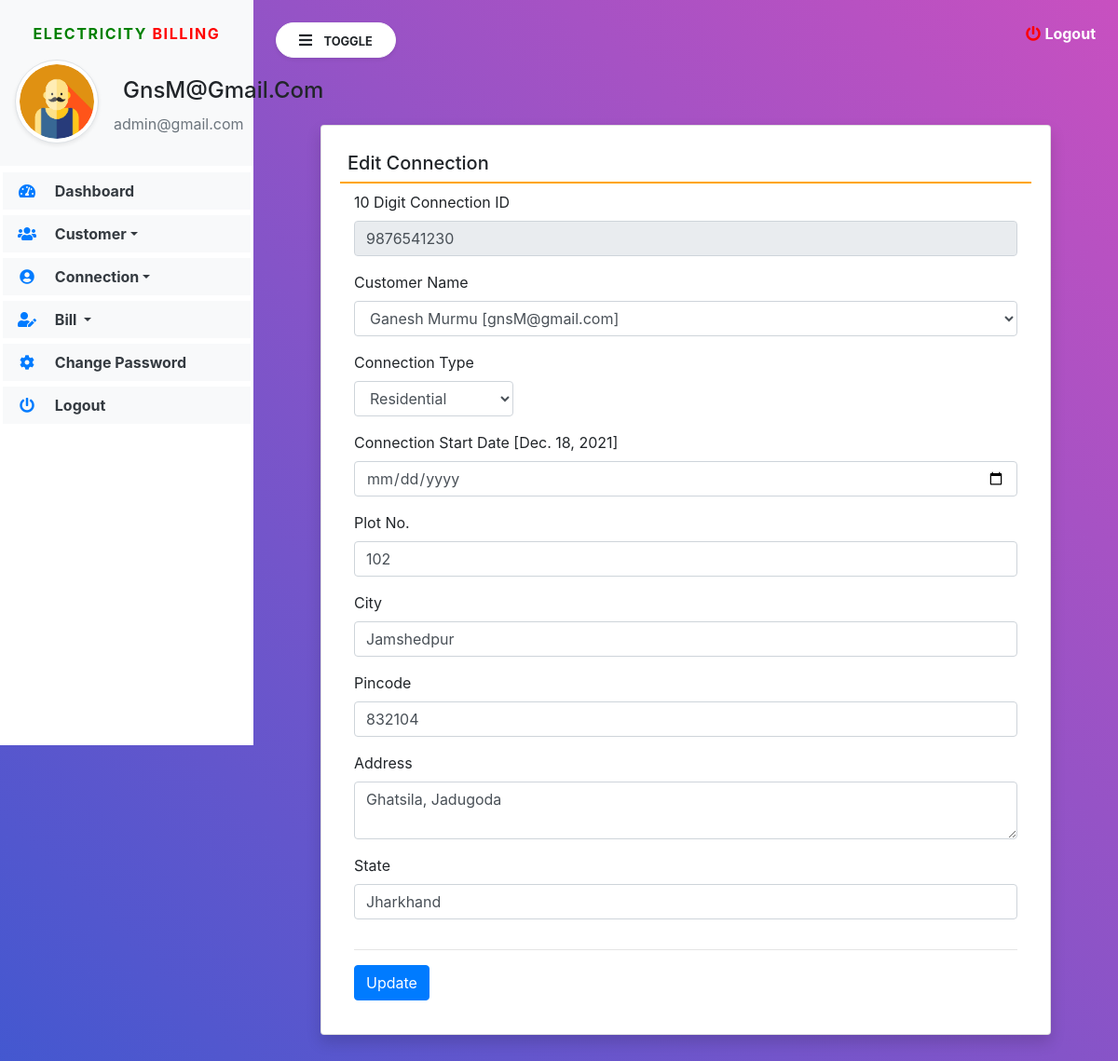
The app's page /edit_Connection/1 (signed in) with its own data.
### electricity/models.py (models this page shows, shortened)
class Connection(models.Model):
    customer = models.ForeignKey(Customer,on_delete=models.CASCADE)
    connectionid = models.CharField(max_length=10, null=True)
    connectiontype = models.CharField(max_length=100, null=True)
    connectionstartdate = models.DateField(null=True)
    occupation = models.CharField(max_length=100, null=True)
    connectionload = models.CharField(max_length=100, null=True)
    plotno = models.CharField(max_length=50, null=True)
    city = models.CharField(max_length=100, null=True)
    pincode = models.CharField(max_length=10, null=True)
    address = models.CharField(max_length=200, null=True)
    state = models.CharField(max_length=100, null=True)
    description = models.CharField(max_length=250, null=True)

class Customer(models.Model):
    user = models.ForeignKey(User,on_delete=models.CASCADE)
    contact = models.CharField(max_length=15, null=True)
    address = models.CharField(max_length=200, null=True)
    city = models.CharField(max_length=100,null=True)
    state = models.CharField(max_length=100, null=True)
    regdate = models.DateTimeField(auto_now_add=True)

### electricity/views.py (the view, shortened to what this page needs)
# urls.py: path('edit_Connection/<int:pid>', edit_Connection, name='edit_Connection'),
def edit_Connection(request,pid):
    if not request.user.is_authenticated:
        return redirect('admin_login')
    customer = Customer.objects.all()
    connection = Connection.objects.get(id=pid)
    error = False
    d = {'connection': connection, 'customer': customer, 'error': error}
    return  render(request, 'edit_Connection.html', locals())

### electricity/templates/edit_Connection.html (shortened to what this page needs)
{% extends 'navbar1.html' %}
{% load static %}
{% block body1 %}
<div class="card shadow m-5">
    <div class="card-body">
      <h5 class="p-2" style="border-bottom: 2px solid orange">Edit Connection</h5>
      <div class="container-fluid">
        <form method="post">
          <div class="form-row">
            <div class="col-sm-12">
              <div class="form-group">
                <label>10 Digit Connection ID</label>
                <input type="number" name="connectionid" class="form-control" value="{{connection.connectionid}}" readonly>
              </div>
            </div>
            <div class="col-sm-12">
              <div class="form-group">
                <label>Customer Name</label>
                <select name="customerid" class="form-control">
                     <option value="{{connection.customer.id}}">{{connection.customer.user.first_name}} {{connection.customer.user.last_name}} [{{connection.customer.user.username}}]</option>
			    </select>
              </div>
            </div>
            <div class="col-sm-3">
             <div class="form-group">
               <label>Connection Type</label>
               <select name ="connectiontype" class="form-control" value="{{connection.connectiontype}}">
                <option selected>Residential</option>
               </select>
             </div>
            </div>
            <div class="col-sm-12">
             <div class="form-group">
               <label>Connection Start Date [{{connection.connectionstartdate}}]</label>
               <input type="date" name="connectionstartdate" class="form-control" value="">
             </div>
            </div>
            <div class="col-sm-12">
             <div class="form-group">
               <label>Plot No.</label>
               <input type="number" name="plotno" class="form-control" value="{{connection.plotno}}">
             </div>
            </div>
            <div class="col-sm-12">
             <div class="form-group">
               <label>City</label>
               <input type="text" name="city" class="form-control" value="{{connection.city}}">
             </div>
            </div>
            <div class="col-sm-12">
             <div class="form-group">
               <label>Pincode</label>
               <input type="number" name="pincode" class="form-control" value="{{connection.pincode}}">
             </div>
            </div>
            <div class="col-sm-12">
             <div class="form-group">
               <label>Address</label>
               <textarea name="address" class="form-control" rows="2">{{connection.address}}</textarea>
             </div>
            </div>
            <div class="col-sm-12">
             <div class="form-group">
               <label>State</label>
               <input type="text" name="state" class="form-control" value="{{connection.state}}">
             </div>
            </div>
          </div>
          <hr>
        <input type="submit" value="Update" class="btn btn-primary">
        </form>
      </div>
    </div>
  </div>
{% endblock %}

### electricity/templates/navbar1.html (shortened to what this page needs)
{% load static %}
<html>
<head>
<link rel="stylesheet"
	href="https://maxcdn.bootstrapcdn.com/bootstrap/4.5.2/css/bootstrap.min.css">
<link rel="stylesheet"
	href="https://pro.fontawesome.com/releases/v5.10.0/css/all.css"
 />
<link rel="stylesheet"
	href="https://cdnjs.cloudflare.com/ajax/libs/twitter-bootstrap/4.5.2/css/bootstrap.css">
<link rel="stylesheet"
	href="https://cdn.datatables.net/1.11.3/css/dataTables.bootstrap4.min.css">
<link rel="stylesheet" href="{% static 'css/sidebar.css' %}">
</head>
<body>
	<div class="bg-white vertical-nav" id="sidebar">
		<div class="bg-light py-4 px-3 mb-1">
			<p class="text-center font-weight-bold text-uppercase px-3 sidebar-title"><span style="color:green">Electricity</span> <span style="color:red">Billing</span></p>
			<div class="media d-flex align-items-center">
				<img src="{% static 'images/user12.png' %}" width="90" height="90"
					class="mr-3 rounded-circle img-thumbnail shadow-sm">
				<div class="media-body">
					<h4 class="mb-0" style="text-transform: capitalize;">{{request.user.username}}</h4>
					<p class="text-muted mb-0">admin@gmail.com</p>
				</div>
			</div>
		</div>
		<ul class="nav flex-column bg-white">
			<li class="nav-item"><a href="{% url 'admin_home' %}"
				class="nav-link text-dark bg-light"> <i
					class="fas fa-tachometer-alt fa-fw mr-3 text-primary"></i>
					Dashboard
			</a></li>
			<li class="nav-item dropdown"><a href=""
				class="nav-link dropdown-toggle text-dark bg-light" id="navbardrop"
				data-toggle="dropdown"> <i
					class="fas fa-users fa-fw mr-3 text-primary"></i> Customer</a>
			</li>
			<li class="nav-item dropdown"><a href=""
				class="nav-link dropdown-toggle text-dark bg-light" id="navbardrop"
				data-toggle="dropdown">
				<i class="fas fa-user-circle fa-fw mr-3 text-primary"></i> Connection</a>
			</li>
			<li class="nav-item dropdown"><a href=""
				class="nav-link dropdown-toggle text-dark bg-light" id="navbardrop"
				data-toggle="dropdown"> <i
					class="fas fa-user-edit fa-fw mr-3 text-primary"></i> Bill
			</a>
				</li>
               <li class="nav-item"><a href="{% url 'change_password' %}"
				class="nav-link text-dark bg-light"> <i
					class="fas fa-cog fa-fw mr-3 text-primary"></i>
					Change Password
			</a></li>
			<li class="nav-item"><a href="{% url 'logout' %}"
				class="nav-link text-dark bg-light">
				<i class="fas fa-power-off fa-fw mr-3 text-primary"></i>
					Logout
			</a></li>
		</ul>
	</div>
	<div class="page-content p-4" id="content">
		<a data-toggle="modal" data-target="#exampleModalCenter" title="logout" class="text-white float-right"><i
			class="fas fa-power-off"></i> <b>Logout</b></a>
		<button id="sidebarCollapse" type="button"
			class="btn btn-light bg-white rounded-pill shadow-sm px-4 mb-4">
			<i class="fas fa-bars mr-2"></i> <small
				class="text-uppercase font-weight-bold">Toggle</small>
		</button>
		{% block body1 %}
		{% endblock %}
</div>
</body>
</html>

### electricity/static/css/sidebar.css (style rules this page uses)
.sidebar-title { letter-spacing: 0.1em; color: #aaa; }
body { background: linear-gradient(-135deg, #c850c0, #4158d0); min-height: 100vh; }
.vertical-nav { min-width: 17rem; width: 17rem; height: 100vh; position: fixed; top: 0; left: 0; transition:all 0.4s; }
.page-content { width: calc(100%-17rem); margin-left: 17rem; transition:all 0.4s; }
.nav-link { font-weight : bold; }
.fa-power-off { color: red; }

### electricity/templates/navbar1.html (style rules this page uses)
.nav-item { padding: 3px !important; }
h2, h4 { padding: 10px; }

### records on screen
Connection: connectionid "9876541230", customerid "Ganesh Murmu [gnsM@gmail.com]", connectiontype "Residential", connectionstartdate "Dec. 18, 2021", plotno "102", city "Jamshedpur", pincode "832104", address "Ghatsila, Jadugoda", state "Jharkhand"

### other values on screen
{{ request.user.username }} "GnsM@gmail.com"
